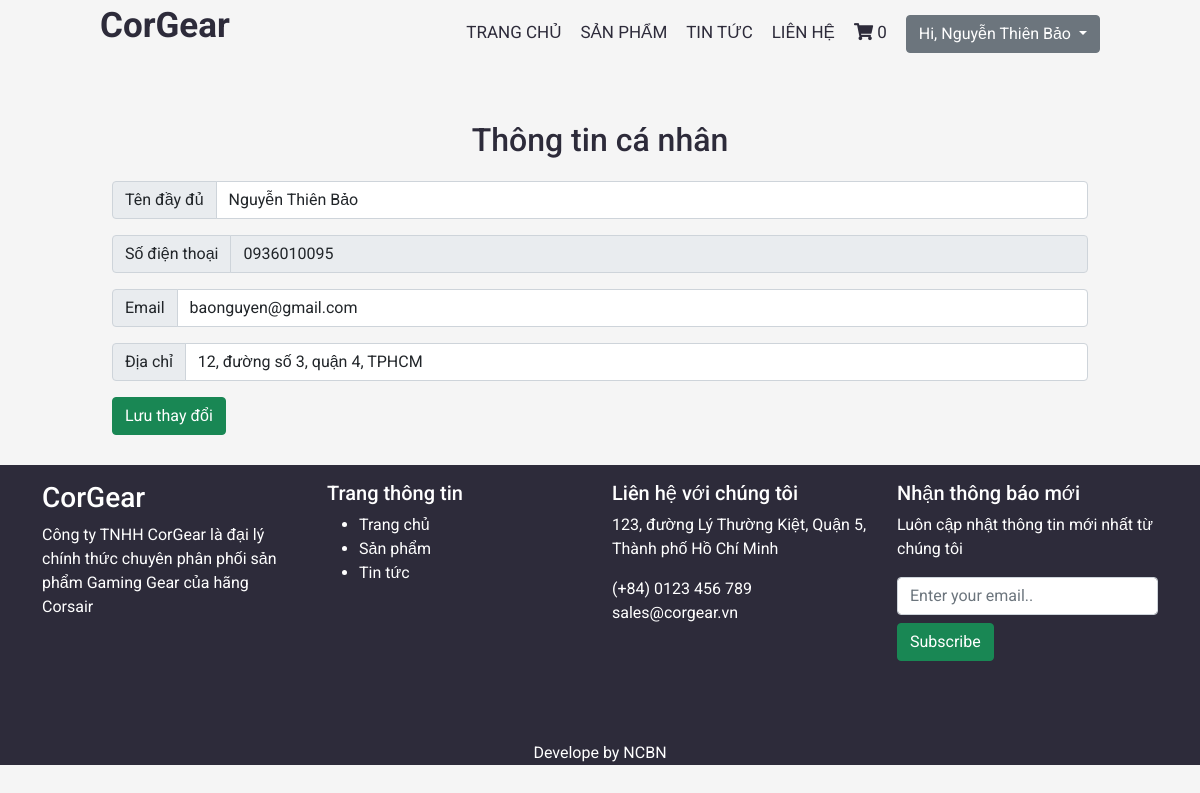
Screenshot of /profile (signed in) with the database file from the repository.
### tables this page shows
CREATE TABLE `accounts` (
  `id` varchar(255) NOT NULL,
  `full_name` varchar(255) NOT NULL,
  `password` varchar(255) NOT NULL,
  `phone_number` varchar(255) DEFAULT NULL,
  `email` varchar(255) NOT NULL,
  `address` varchar(255) DEFAULT NULL,
  `role` char(3) DEFAULT NULL,
  `accept` char(1) NOT NULL DEFAULT 'T'
);

### mvc/core/Controller.php (called while the page is built, shortened)
<?php
class Controller{
    public function callview($view, $data = [], $layout = "layout"){
        require_once "./mvc/views/layout/" . $layout . ".php";
    }
}
?>

### mvc/core/App.php (called while the page is built, shortened)
<?php
class App{
    protected $action="show";
    protected $params=[];
    function __construct(){
        $this->controller = new $this->controller;
        call_user_func([$this->controller, $this->action], $this->params);
    }
}
?>

### index.php (called while the page is built, shortened)
<?php
    $myApp = new App();
?>

### mvc/core/DB.php (called while the page is built, shortened)
<?php
class DB{
    public $servername ="localhost";
    public $username="root";
    public $password="";
    function __construct(){
        $this->connect = mysqli_connect($this->servername,$this->username,$this->password);
    }
}
?>

### mvc/models/UserDB.php (called while the page is built, shortened)
<?php
class UserDB extends DB{
    function getById($id){
        $sql = "SELECT * FROM `accounts` WHERE `id` = '$id'";
        $result = mysqli_query($this->connect, $sql);
        if ($result) {
            $data = [];
            while ($row = mysqli_fetch_array($result)) {
                array_push($data, $row);
            }
            return $data;
        }
        else {
            return array(mysqli_error($this->connect));
        }
    }
}
?>

### mvc/views/profile.php (the view, shortened to what this page needs)
<div class="profile-container">
    <div class="container">
        <h1 style="text-align: center;">Thông tin cá nhân</h1>
        <form action="" id="update-profile">
            <div class="input-group mb-3">
                <span class="input-group-text" id="inputGroup-sizing-default">Tên đầy đủ</span>
                <input type="text" class="form-control" aria-label="Sizing example input" aria-describedby="inputGroup-sizing-default" value="<?php echo $data['profile']['full_name']; ?>" name="full_name">
            </div>
            <div class="input-group mb-3">
                <span class="input-group-text" id="inputGroup-sizing-default">Số điện thoại</span>
                <input type="text" class="form-control" aria-label="Sizing example input" aria-describedby="inputGroup-sizing-default" readonly value="<?php echo $data['profile']['phone_number']; ?>" name="phone">
            </div>
            <div class="input-group mb-3">
                <span class="input-group-text" id="inputGroup-sizing-default">Email</span>
                <input type="email" class="form-control" aria-label="Sizing example input" aria-describedby="inputGroup-sizing-default" value="<?php echo $data['profile']['email']; ?>" name="email">
            </div>
            <div class="input-group mb-3">
                <span class="input-group-text" id="inputGroup-sizing-default">Địa chỉ</span>
                <input type="text" class="form-control" aria-label="Sizing example input" aria-describedby="inputGroup-sizing-default" value="<?php echo $data['profile']['address']; ?>" name="address">
            </div>
            <button type="submit" name="submit" class="btn btn-success update-profile-btn" data-id="<?php echo $data['profile']['id']; ?>">Lưu thay đổi</button>
        </form>
    </div>
</div>

### public/css/variables.css (style rules this page uses)
:root { --primary: #2152ff; --accent: #ff3d85; --secondary: #645f88; --success: #35bb78; --info: #05b4e1; --warning: #fac14d; --danger: #ff4943; --grey: #b4b2c5; --dark: #2d2b3a; --light: #f6f5fc; --back: #f5f5f5; --nav-height: 60px; --shadow: rgba(149, 157, 165, 0.3) 0px 8px 24px; --white-light: rgba(255, 255, 255, 0.5); --alice-blue: #f8f9fa; --carribean-green: #40c9a2; --gray: #ededed; }
* { box-sizing: border-box; -webkit-box-sizing: border-box; -moz-box-sizing: border-box; }
body { font-family: 'Roboto', sans-serif; line-height: 1.5; color: #2d2b3a; background: var(--back); width: 100%; }

### public/css/product.css (style rules this page uses)
.container { width: 100%; margin: 0 auto; }

### rows the page displays
accounts: full_name "Nguyễn Thiên Bảo", phone "0936010095", email "baonguyen@gmail.com", address "12, đường số 3, quận 4, TPHCM"

### other values shown
$_SESSION['name'] "Nguyễn Thiên Bảo"
